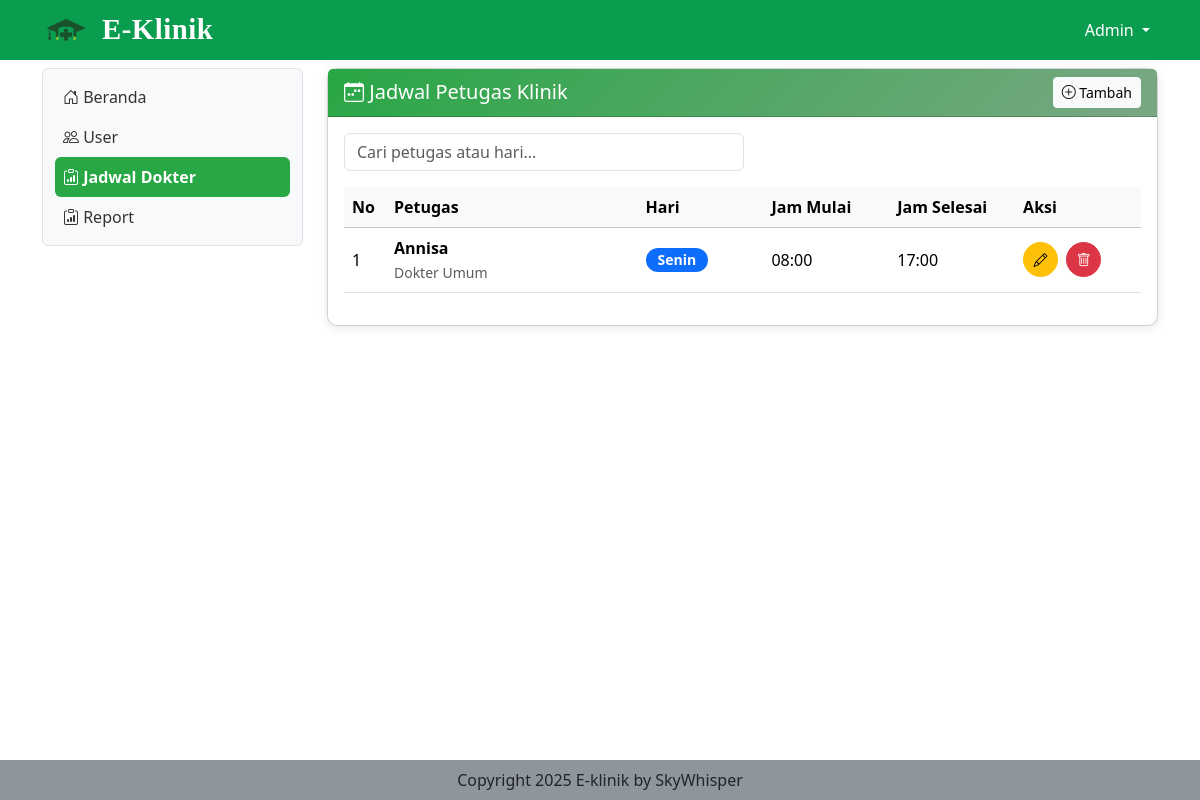
Screenshot of /jadwal_petugas (signed in) with the database file from the repository.
### tables this page shows
CREATE TABLE `jadwal_petugas_klinik` (
  `id_jadwal` int(11) NOT NULL,
  `id_petugas` varchar(50) NOT NULL,
  `hari` varchar(20) NOT NULL,
  `jam_mulai` time NOT NULL,
  `jam_selesai` time NOT NULL
);

CREATE TABLE `petugas_klinik` (
  `id_petugas` varchar(50) NOT NULL,
  `nama` varchar(100) DEFAULT NULL,
  `jenis_kelamin` enum('Laki-laki','Perempuan') DEFAULT NULL,
  `spesialis` varchar(100) DEFAULT NULL,
  `no_hp` varchar(20) DEFAULT NULL,
  `alamat` text DEFAULT NULL
);

### jadwal_petugas.php (the view, shortened to what this page needs)
<?php
include "proses/connect.php";
$query = mysqli_query($conn, "
    SELECT j.*, pk.nama as nama_petugas, pk.spesialis
    FROM jadwal_petugas_klinik j
    INNER JOIN petugas_klinik pk ON j.id_petugas = pk.id_petugas
    ORDER BY FIELD(j.hari, 'Senin', 'Selasa', 'Rabu', 'Kamis', 'Jumat'), j.jam_mulai
");
$day_colors = [
    'Senin' => 'primary', 'Selasa' => 'success', 'Rabu' => 'warning',
    'Kamis' => 'info', 'Jumat' => 'danger', 'Sabtu' => 'secondary', 'Minggu' => 'dark'
];
?>
<div class="col-lg-9 mt-2">
    <div class="card">
        <div class="card-header">
            <div class="d-flex justify-content-between align-items-center">
                <h5 class="mb-0"><i class="bi bi-calendar-week"></i> Jadwal Petugas Klinik</h5>
                <button class="btn btn-light btn-sm" data-bs-toggle="modal" data-bs-target="#ModalTambah">
                    <i class="bi bi-plus-circle"></i> Tambah
                </button>
            </div>
        </div>
        <div class="card-body">
            <div class="mb-3">
                <input type="text" class="form-control search-box" id="searchJadwal"
                       placeholder="Cari petugas atau hari...">
            </div>
            <?php if (mysqli_num_rows($query) == 0): ?>
                <div class="text-center py-5">
                    <i class="bi bi-calendar-x fs-1 text-muted"></i>
                    <p class="text-muted mt-2">Belum ada jadwal</p>
                </div>
            <?php else: ?>
                <div class="table-responsive">
                    <table class="table table-hover">
                        <thead class="table-light">
                            <tr>
                                <th width="5%">No</th>
                                <th width="30%">Petugas</th>
                                <th width="15%">Hari</th>
                                <th width="15%">Jam Mulai</th>
                                <th width="15%">Jam Selesai</th>
                                <th width="15%">Aksi</th>
                            </tr>
                        </thead>
                        <tbody>
                            <?php
                            $no = 1;
                            while ($row = mysqli_fetch_assoc($query)):
                                $badge_color = $day_colors[$row['hari']] ?? 'secondary';
                            ?>
                            <tr>
                                <td><?= $no++ ?></td>
                                <td>
                                    <strong><?= htmlspecialchars($row['nama_petugas']) ?></strong><br>
                                    <small class="text-muted"><?= htmlspecialchars($row['spesialis']) ?></small>
                                </td>
                                <td>
                                    <span class="badge bg-<?= $badge_color ?> day-badge">
                                        <?= $row['hari'] ?>
                                    </span>
                                </td>
                                <td><?= substr($row['jam_mulai'], 0, 5) ?></td>
                                <td><?= substr($row['jam_selesai'], 0, 5) ?></td>
                                <td>
                                    <button class="btn btn-warning btn-sm action-btn me-1"
                                            data-bs-toggle="modal"
                                            data-bs-target="#ModalEdit<?= $row['id_jadwal'] ?>"
                                            title="Edit">
                                        <i class="bi bi-pencil"></i>
                                    </button>
                                    <button class="btn btn-danger btn-sm action-btn"
                                            data-bs-toggle="modal"
                                            data-bs-target="#ModalHapus<?= $row['id_jadwal'] ?>"
                                            title="Hapus">
                                        <i class="bi bi-trash"></i>
                                    </button>
                                </td>
                            </tr>
                            <?php endwhile; ?>
                        </tbody>
                    </table>
                </div>
            <?php endif; ?>
        </div>
    </div>
</div>

### assets/css/style.css (style rules this page uses)
body { height: 100%; }

### jadwal_petugas.php (style rules this page uses)
.card { border-radius: 10px; box-shadow: 0 2px 10px rgba(0,0,0,0.1); }
.card-header { background: linear-gradient(135deg, #28a745 0%, #7aa784ff 100%); color: white; }
.table td, .table th { vertical-align: middle; }
.day-badge { padding: 5px 12px; border-radius: 20px; font-size: 0.875rem; }
.action-btn { width: 35px; height: 35px; border-radius: 50%; padding: 0; }
.search-box { max-width: 400px; }

### rows the page displays
jadwal_petugas_klinik: id_petugas.nama "Annisa", id_petugas.spesialis "Dokter Umum", hari "Senin", jam_mulai "08:00", jam_selesai "17:00"

### other values shown
$_SESSION['nama_eklinik'] "Admin"
